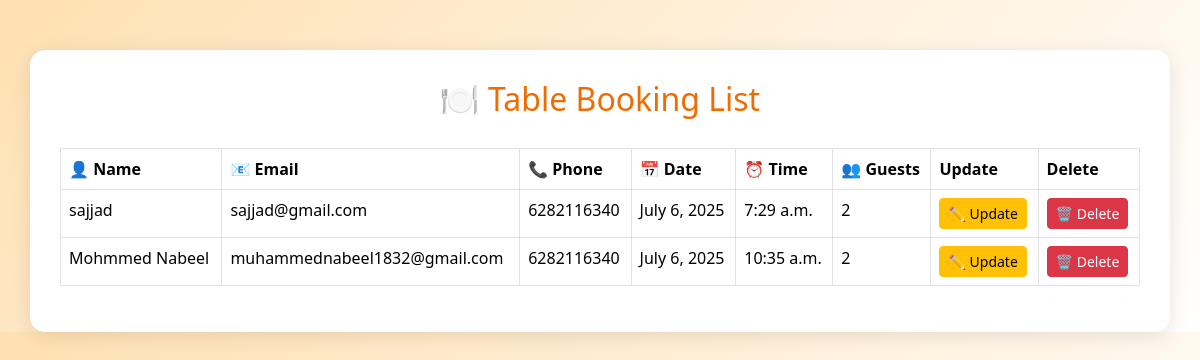
The page /userbooking/ on the database its author committed.
### shop/models.py (models this page shows, shortened)
class TableBooking(models.Model):
    name = models.CharField(max_length=100)
    email = models.EmailField()
    phone = models.CharField(max_length=15)
    date = models.DateField()
    time = models.TimeField()
    guests = models.CharField(max_length=10)

### shop/views.py (the view)
# urls.py: path('userbooking/', views.booking_list, name='userbooking'),
def booking_list(request):
    bookings = TableBooking.objects.all()
    return render(request, 'admin/userbooking.html', {'bookings': bookings})

### shop/templates/admin/userbooking.html (shortened to what this page needs)
{% load static %}
<!DOCTYPE html>
<html>
<head>
    <link rel="stylesheet" href="{% static 'css/bootstrap.min.css' %}">
     <link href="https://cdn.jsdelivr.net/npm/bootstrap@5.3.0/dist/css/bootstrap.min.css" rel="stylesheet">
    <link rel="stylesheet" href="{% static 'css/bootstrap.min.css' %}">
</head>
<body>
<div class="container">
    <h2>🍽️ Table Booking List</h2>
    <table class="table table-bordered table-hover">
        <thead>
            <tr>
                <th>👤 Name</th>
                <th>📧 Email</th>
                <th>📞 Phone</th>
                <th>📅 Date</th>
                <th>⏰ Time</th>
                <th>👥 Guests</th>
                <th>Update</th>
                <th>Delete</th>
            </tr>
        </thead>
        <tbody>
            {% for booking in bookings %}
                <tr>
                    <td>{{ booking.name }}</td>
                    <td>{{ booking.email }}</td>
                    <td>{{ booking.phone }}</td>
                    <td>{{ booking.date }}</td>
                    <td>{{ booking.time }}</td>
                    <td>{{ booking.guests }}</td>
                    <td>
                <a href="{% url 'update_booking' booking.id %}" class="btn btn-sm btn-warning">✏️ Update</a>
                <td><a href="{% url 'delete_booking' booking.id %}" class="btn btn-sm btn-danger" onclick="return confirm('Are you sure you want to delete this booking?');">🗑️ Delete</a></td>
            </td>
                </tr>
            {% empty %}
                <tr>
                    <td colspan="6" class="text-center text-muted">No bookings available.</td>
                </tr>
            {% endfor %}
        </tbody>
    </table>
</div>
</body>
</html>

### shop/templates/admin/userbooking.html (style rules this page uses)
body { background: linear-gradient(135deg, #ffe0b2, #ffffff); font-family: 'Segoe UI', Tahoma, Geneva, Verdana, sans-serif; }
.container { background: #ffffff; padding: 30px; margin-top: 50px; border-radius: 15px; box-shadow: 0 4px 20px rgba(0,0,0,0.1); }
h2 { color: #ef6c00; text-align: center; margin-bottom: 30px; }
th { background-color: #fb8c00; color: rgb(12, 12, 12); }
tr:nth-child(even) { background-color: #fff3e0; }

### rows shown on the page
TableBooking: name "sajjad", email "sajjad@gmail.com", phone "6282116340", date "July 6, 2025", time "7:29 a.m.", guests "2"
TableBooking: name "Mohmmed Nabeel", email "muhammednabeel1832@gmail.com", phone "6282116340", date "July 6, 2025", time "10:35 a.m.", guests "2"
